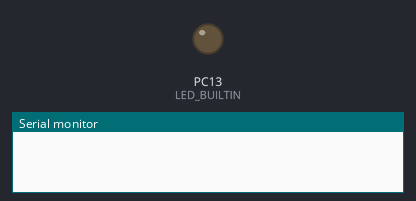
Recording of a sketch running on a simulated STM32 Blue Pill. On the bench: output pins drawn as LEDs (lit = HIGH), the last lines printed to the serial monitor. Dashed ring = blinking.

Above: at 0.1 s.
At 2.85 s:
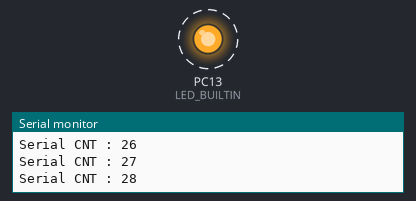
Timing chart, 0 to 3.1 s (numbered marks = the images above):
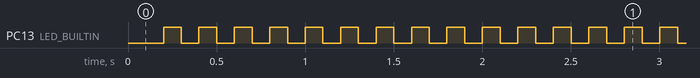

The sketch:

stm32_Blink.ino
```cpp
// #define LED_BUILTIN   PC6
#define LED_BUILTIN   PC13
#define LED_INTERVAL  100

uint32_t lastMillis[2] = {0,};
bool led_state = false;
uint32_t count = 0;

void setup() {
  Serial.begin(115200);
  pinMode(LED_BUILTIN, OUTPUT);

}

void loop() {
  uint32_t curMillis = millis();
  if(curMillis - lastMillis[0] >= LED_INTERVAL)
  {
    lastMillis[0] = curMillis;
    digitalWrite(LED_BUILTIN, led_state);
    led_state = !led_state;
    count++;

    Serial.printf("Serial CNT : %d\n\r", count);

  }

}
```

Measured:
- by itself, PC13 (LED_BUILTIN): alternates HIGH for 0.10 s and LOW for 0.10 s
